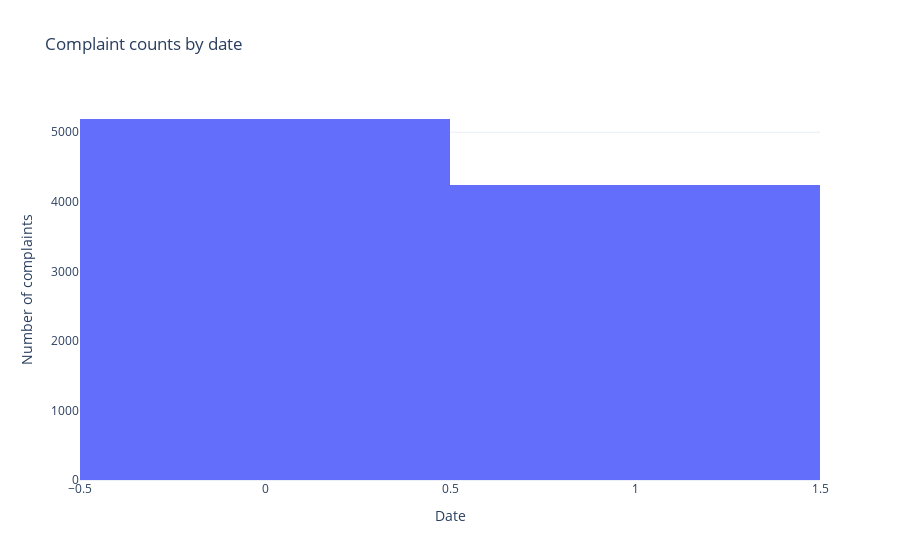

Notebook code for this chart:
### Code cell
fig = px.histogram(data, x='Rev_Type', template='plotly_white', title='Complaint counts by date')
fig.update_xaxes(categoryorder='category descending', title='Date').update_yaxes(title='Number of complaints')
fig.show()

### Figure 1 — Plotly figure (JSON) as saved in the notebook; plotly's stock layout.template omitted (floating-point values rounded to 4 significant figures; data arrays with more than 128 entries replaced by an {"elided": "..."} marker saying what was removed)
{"data": [{"alignmentgroup": "True", "bingroup": "x", "hovertemplate": "Rev_Type=%{x}<br>count=%{y}<extra></extra>", "legendgroup": "", "marker": {"color": "#636efa", "pattern": {"shape": ""}}, "name": "", "offsetgroup": "", "orientation": "v", "showlegend": false, "type": "histogram", "x": {"elided": "9438 int values"}, "xaxis": "x", "yaxis": "y"}], "layout": {"barmode": "relative", "legend": {"tracegroupgap": 0}, "title": {"text": "Complaint counts by date"}, "xaxis": {"anchor": "y", "categoryorder": "category descending", "domain": [0, 1], "title": {"text": "Date"}}, "yaxis": {"anchor": "x", "domain": [0, 1], "title": {"text": "Number of complaints"}}}}
